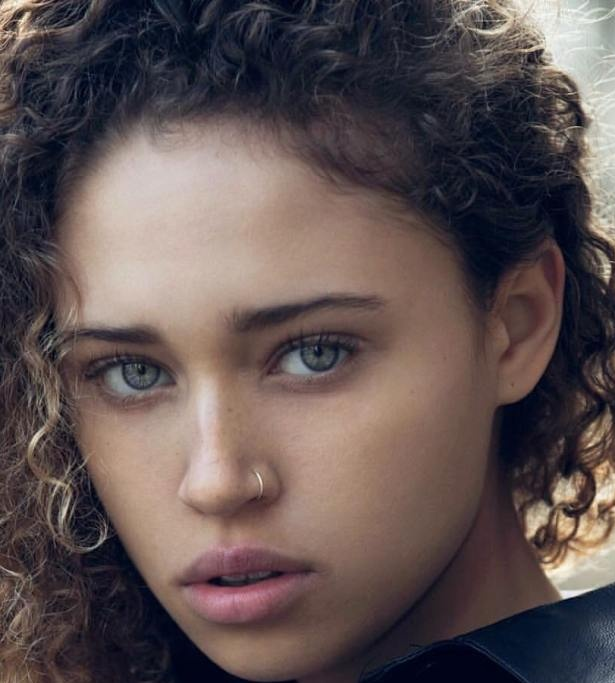
#> input picture Ejemplos/Recursos/roi1.jpg, 615 x 683 px
$ python addWieghted.py
#> lines starting #> are read from the running program, lines starting #| are printed output that depends on the picture
import cv2
import numpy as np

img1 = cv2.imread('../Recursos/roi1.jpg')
#> img1 is the input picture: shape (683, 615, 3); mean B, G, R 81.9, 82.2, 95.3
img2 = cv2.imread('../Recursos/roi2.jpg')
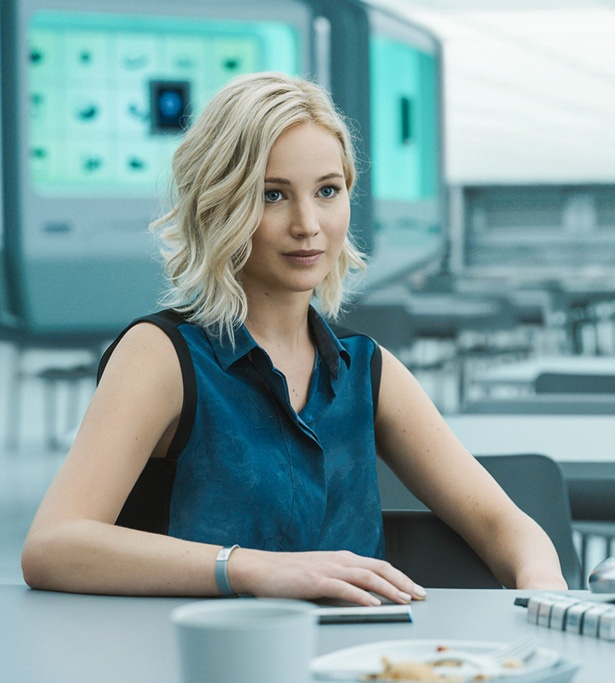
#> input picture Ejemplos/Recursos/roi2.jpg, 615 x 683 px
#> img2 is the input picture: shape (683, 615, 3); mean B, G, R 160.2, 159.2, 131.7

shape1 = img1.shape
#> shape1 = (683, 615, 3)
shape2 = img2.shape
#> shape2 = (683, 615, 3)

print(f"shape Image 1: {shape1} \nshape Image 2: {shape2}")
#| shape Image 1: (683, 615, 3)
#| shape Image 2: (683, 615, 3)

cv2.imshow("img1", img1)
cv2.imshow("img2", img2)

new_image = cv2.addWeighted(img1, 0.7, img2, 0.3, 0)
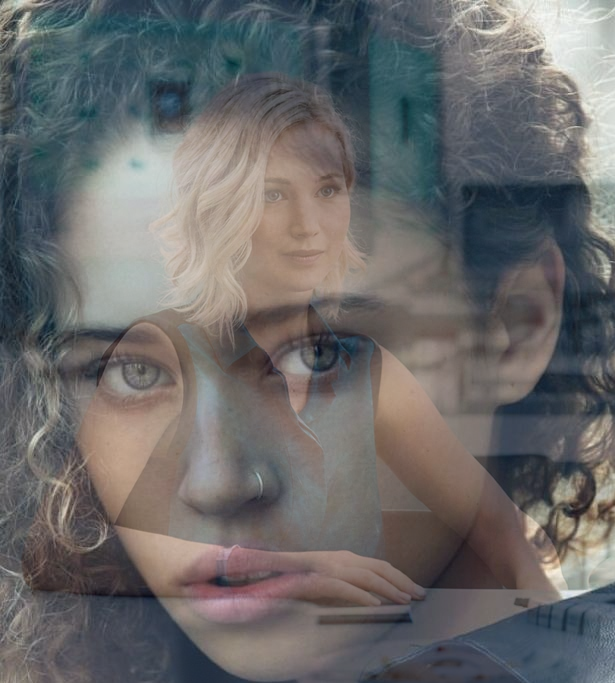
#> new_image: shape (683, 615, 3); mean B, G, R 105.4, 105.3, 106.2

cv2.imshow('addedImmage', new_image)

k = cv2.waitKey(0)
#> (key Esc is pressed here)
if k == 27:         # wait for ESC key to exit
    cv2.destroyAllWindows()

cv2.imwrite('addedWeightedImmage.jpg', new_image)
